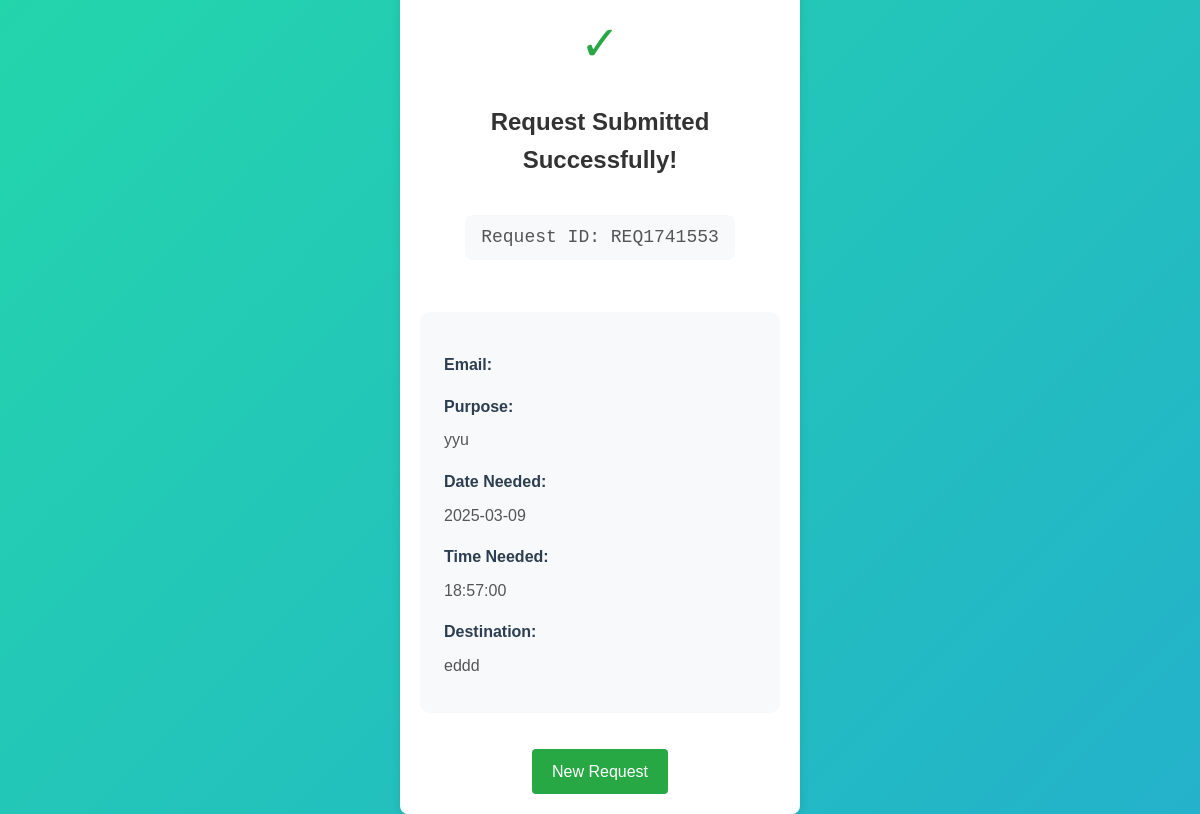
The app's page /finalized_project/link-pages/Real-Time/success.php?id=REQ1741553 with its own data.
### tables this page shows
CREATE TABLE `transport_requests` (
  `id` int(11) NOT NULL,
  `request_id` varchar(10) NOT NULL,
  `purpose` varchar(255) NOT NULL,
  `request_date` date NOT NULL,
  `request_time` time NOT NULL,
  `destination` varchar(255) NOT NULL,
  `submitted_by` int(11) DEFAULT NULL,
  `status` enum('pending','approved','rejected') NOT NULL DEFAULT 'pending',
  `document_path` varchar(255) DEFAULT NULL,
  `vehicle_id` int(11) DEFAULT NULL,
  `created_at` timestamp NOT NULL DEFAULT current_timestamp(),
  `email` varchar(255) NOT NULL,
  `notification_sent` tinyint(1) DEFAULT 0,
  PRIMARY KEY (`id`),
  UNIQUE KEY `request_id` (`request_id`),
  KEY `submitted_by` (`submitted_by`),
  KEY `vehicle_id` (`vehicle_id`)
);

### finalized_project/link-pages/Real-Time/success.php (the view, shortened to what this page needs)
<?php
require_once 'db_config.php';
$request = [];
$request_id = null;
if (isset($_GET['id'])) {
    $request_id = $_GET['id'];
    try {
        $stmt = $pdo->prepare("SELECT * FROM transport_requests WHERE request_id = ?");
        $stmt->execute([$request_id]);
        $request = $stmt->fetch(PDO::FETCH_ASSOC);
    } catch (PDOException $e) {
        die("Database error: " . $e->getMessage());
    }
}
?>
<!DOCTYPE html>
<html lang="en">
<head>
    <link rel="stylesheet" href="style.css">
</head>
<body>
    <div class="success-container">
        <?php if ($request): ?>
            <div class="success-icon">✓</div>
            <h1 class="success-title">Request Submitted Successfully!</h1>
            <div class="request-id">Request ID: <?= htmlspecialchars($request_id) ?></div>
            <div class="details-box">
                <div class="detail-item">
                    <strong>Email:</strong>
                </div>
                <div class="detail-item">
                    <strong>Purpose:</strong>
                    <?= htmlspecialchars($request['purpose']) ?>
                </div>
                <div class="detail-item">
                    <strong>Date Needed:</strong>
                    <?= htmlspecialchars($request['request_date']) ?>
                </div>
                <div class="detail-item">
                    <strong>Time Needed:</strong>
                    <?= htmlspecialchars($request['request_time']) ?>
                </div>
                <div class="detail-item">
                    <strong>Destination:</strong>
                    <?= htmlspecialchars($request['destination']) ?>
                </div>
            </div>
            <a href="public_request.php" class="new-request-btn">New Request</a>
        <?php endif; ?>
    </div>
</body>
</html>

### finalized_project/link-pages/Real-Time/style.css (style rules this page uses)
:root { --primary: #2c3e50; --secondary: #3498db; --success: #27ae60; --danger: #e74c3c; --warning: #f1c40f; --info: #9b59b6; --light: #ecf0f1; --dark: #2c3e50; --shadow: 0 10px 30px rgba(0, 0, 0, 0.1); --radius: 12px; --transition: all 0.3s cubic-bezier(0.4, 0, 0.2, 1); }
* { margin: 0; padding: 0; box-sizing: border-box; }
body { font-family: 'Segoe UI', system-ui, -apple-system, sans-serif; line-height: 1.6; color: var(--dark); background: linear-gradient(-45deg, #ee7752, #e73c7e, #23a6d5, #23d5ab); background-size: 400% 400%; animation: gradient 15s ease infinite; min-height: 100vh; }
.request-id { font-family: monospace; color: var(--primary); background: rgba(0, 0, 0, 0.05); padding: 0.3rem 0.5rem; border-radius: 4px; }
.request-id { font-family: monospace; font-size: 1.2em; color: var(--primary); background: rgba(0, 0, 0, 0.05); padding: 0.3rem 0.8rem; border-radius: 4px; }
.success-container { max-width: 600px; margin: 2rem auto; padding: 2rem; background: #fff; border-radius: 12px; box-shadow: 0 4px 20px rgba(0, 0, 0, 0.1); text-align: center; }
.success-icon { font-size: 4rem; color: #27ae60; margin-bottom: 1.5rem; animation: bounce 1s ease; }
.success-title { color: #2c3e50; font-size: 2rem; margin-bottom: 1.5rem; }
.request-id { font-family: 'Courier New', monospace; color: #3498db; font-size: 1.5rem; margin: 1rem 0; padding: 0.5rem 1rem; background: #f8f9fa; border-radius: 8px; display: inline-block; }
.details-box { background: #f8f9fa; padding: 1.5rem; border-radius: 10px; margin: 2rem 0; text-align: left; }
.detail-item { margin: 1rem 0; color: #34495e; }
.detail-item strong { color: #2c3e50; display: block; margin-bottom: 0.5rem; font-weight: 600; }
.new-request-btn { display: inline-block; padding: 1rem 2rem; background: #3498db; color: white; text-decoration: none; border-radius: 8px; transition: all 0.3s ease; font-weight: 500; margin-top: 1rem; }

### finalized_project/link-pages/Real-Time/success.php (style rules this page uses)
body { font-family: Arial, sans-serif; background-color: #f4f4f4; margin: 0; padding: 0; display: flex; justify-content: center; align-items: center; height: 100vh; }
.success-container { text-align: center; background-color: #fff; padding: 20px; border-radius: 8px; box-shadow: 0 0 10px rgba(0, 0, 0, 0.1); max-width: 400px; width: 100%; }
.success-icon { font-size: 48px; color: #28a745; margin-bottom: 20px; }
.success-title { font-size: 24px; margin-bottom: 20px; color: #333; }
.request-id { font-size: 18px; color: #555; margin-bottom: 20px; }
.details-box { text-align: left; margin-bottom: 20px; }
.detail-item { margin-bottom: 10px; font-size: 16px; color: #555; }
.new-request-btn { display: inline-block; padding: 10px 20px; background-color: #28a745; color: #fff; text-decoration: none; border-radius: 4px; font-size: 16px; }

### records on screen
transport_requests: purpose "yyu", request_date "2025-03-09", request_time "18:57:00", destination "eddd"

### other values on screen
$request_id "REQ1741553"
